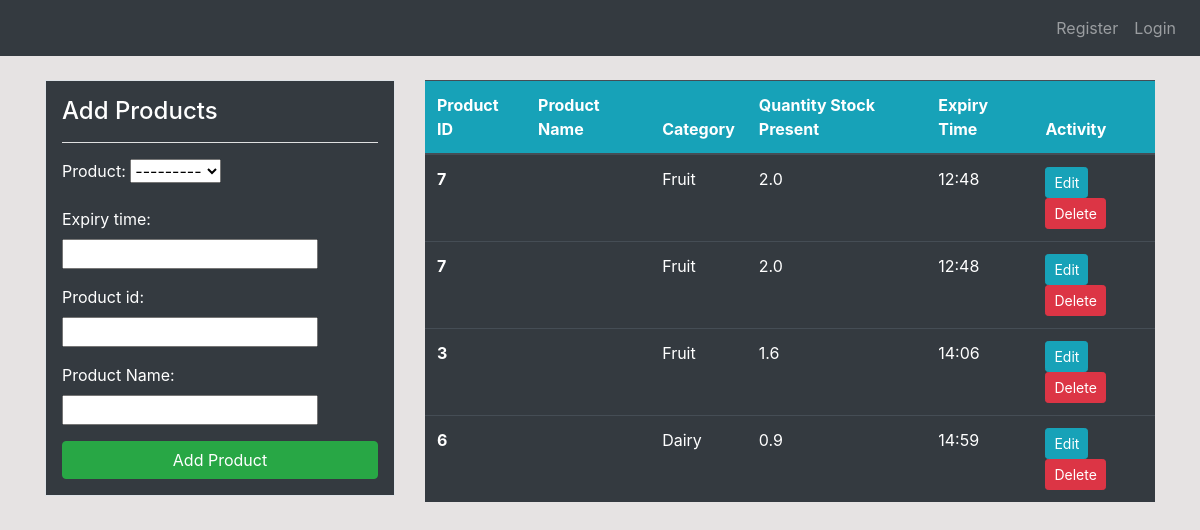
The app's page /expiry/expiry-list/ with its own data.
### dashboard/models.py (models this page shows, shortened)
class Product(models.Model):
    product_id = models.CharField(max_length=30,null=True)
    product_name = models.CharField(max_length=30,null=True)
    category= models.CharField(max_length=30,choices=CATEGORY,null=True)
    quantity=models.FloatField(validators=[MinValueValidator(0.25), MaxValueValidator(400.0)],null=True)
    def __str__(self) :
        return self.product_name

class Order(models.Model):
    product = models.ForeignKey(Product,on_delete=models.CASCADE,null=True)
    sold_quantity=models.FloatField(validators=[MinValueValidator(0.25), MaxValueValidator(20.0)],null=True)
    price=models.FloatField(validators=[MinValueValidator(0.25), MaxValueValidator(400.0)],null=True)
    sales=models.PositiveIntegerField(default=0,editable=False)
    date=models.DateTimeField(auto_now_add=True)

### expiry/models.py (models this page shows, shortened)
class ExpiryItem(models.Model):
    product = models.ForeignKey(Product,on_delete=models.CASCADE,null=True)
    expiry_time = models.TimeField()
    class Meta:
        app_label = 'expiry'
        ordering = ['expiry_time']
    def current_quantity(self):
        orders = Order.objects.filter(product=self.product)
        total_ordered = sum(order.sold_quantity for order in orders)
        return self.product.quantity - total_ordered

### expiry/views.py (the view, shortened to what this page needs)
# urls.py: path('expiry-list/', ExpiryListView.as_view(), name='expiry_list'),
class ExpiryListView(View):
    template_name = 'expiry/expiry_list.html'
    def get(self, request, *args, **kwargs):
        expiring_items = ExpiryItem.objects.filter(expiry_time__gte=timezone.now().time()).order_by('expiry_time')
        form = ExpiryItemForm()
        return render(request, self.template_name, {'expiring_items': expiring_items, 'form': form})

### expiry/forms.py
class ExpiryItemForm(forms.ModelForm):
    product_id = forms.IntegerField()
    class Meta:
        model = ExpiryItem
        fields = ['product','expiry_time']
    widgets = {
        'expiry_time': forms.TimeInput(format='%H:%M', attrs={'type': 'time'}),
    }
    def __init__(self, *args, **kwargs):
        super().__init__(*args, **kwargs)
        self.fields['product_name'] = forms.CharField(
            label='Product Name',
            max_length=255,
            required=True,
            initial=self.instance.product.product_name if self.instance.product else ''
        )

### templates/expiry/expiry_list.html (shortened to what this page needs)
{% extends 'partials/base.html' %}
{% block content %}
<div class="container">
    <div class="row my-4">
        <div class="col-md-4">
            <div class="border bg-dark text-white p-3">
                <h4>Add Products</h4>
                <hr class="bg-light">
                <form method="post" action="{% url 'expiry_list' %}">
                    {{ form.as_p }}
                    <button class="btn btn-success btn-block" type="submit">Add Product</button>
                </form>
            </div>
        </div>
        <div class="col-md-8">
            <table class="table table-dark">
                <thead class="bg-info">
                    <tr class="text-white">
                        <th scope="col">Product ID</th>
                        <th scope="col">Product Name</th>
                        <th scope="col">Category</th>
                        <th scope="col">Quantity Stock Present</th>
                        <th scope="col">Expiry Time</th>
                        <th scope="col">Activity</th>
                    </tr>
                </thead>
                <tbody>
                    {% for item in expiring_items %}
                        <tr>
                            <th scope="row">{{ item.product_id }}</th>
                            <td>{{ item.product.name }}</td>
                            <td>{{ item.product.category }}</td>
                            <td>{{ item.current_quantity }}</td>
                            <td>{{ item.expiry_time|time:"H:i" }}</td>
                            <td>
                                <a class="btn btn-info btn-sm" href="{% url 'edit_item' item.id %}">Edit</a>
                                <a class="btn btn-danger btn-sm" href="{% url 'delete_item' item.id %}">Delete</a>
                            </td>
                        </tr>
                    {% endfor %}
                </tbody>
            </table>
        </div>
    </div>
</div>
{% endblock %}

### templates/partials/base.html (shortened to what this page needs)
{%load static%}
<!doctype html>
<html lang="en">
  <head>
    <link rel="stylesheet" href="https://cdn.jsdelivr.net/npm/bootstrap@4.4.1/dist/css/bootstrap.min.css">
     <link rel="stylesheet" href= "{% static '/style.css' %}">
  </head>
  <body>
    {% include 'partials/nav.html' %}
    {% block content %}
    {% endblock %}
  </body>
</html>

### templates/partials/nav.html (shortened to what this page needs)
<nav class="navbar navbar-expand-lg navbar-dark bg-dark">
    {% if user.is_authenticated %}
    <div class="container-fluid">
        <a class="navbar-brand" href="{%url 'dashboard-index'%}">Perishable Management</a>
        <button class="navbar-toggler" type="button" data-bs-toggle="collapse" data-bs-target="#navbarNav" aria-controls="navbarNav" aria-expanded="false" aria-label="Toggle navigation">
            <span class="navbar-toggler-icon"></span>
        </button>
        <div class="collapse navbar-collapse" id="navbarNav">
            <ul class="navbar-nav me-auto">
                <li class="nav-item">
                    <a class="nav-link" href="{%url 'dashboard-index'%}">Dashboard</a>
                </li>
                <li class="nav-item">
                    <a class="nav-link" href="{% url 'expiry_list' %}">Expiry Tracking</a>
                </li>
                <li class="nav-item">
                    <a class="nav-link" href="/prediction">Prediction</a>
                </li>
                <li class="nav-item">
                    <a class="nav-link" href="{% url 'notifications' %}">Notifications</a>
                </li>
            </ul>
            <ul class="navbar-nav ml-auto">
                <li class="nav-item">
                    <a class="nav-link" href="{% url 'admin:index' %}">User view</a>
                </li>
                <li class="nav-item">
                    <a class="nav-link" href="{% url 'user-logout' %}">Logout</a>
                </li>
            </ul>
            {% else %}
            <ul class="navbar-nav ml-auto">
                <li class="nav-item">
                    <a class="nav-link" href="{% url 'user-register' %}">Register</a>
                </li>
                <li class="nav-item">
                    <a class="nav-link" href="{% url 'user-login' %}">Login</a>
                </li>
            </ul>
            {% endif %}
</nav>

### static/style.css (style rules this page uses)
body { background: rgb(230, 227, 227); }

### records on screen
Product: product "---------"
ExpiryItem: product_id "7", product.category "Fruit", current_quantity "2.0", expiry_time "12:48"
ExpiryItem: product_id "7", product.category "Fruit", current_quantity "2.0", expiry_time "12:48"
ExpiryItem: product_id "3", product.category "Fruit", current_quantity "1.6", expiry_time "14:06"
ExpiryItem: product_id "6", product.category "Dairy", current_quantity "0.9", expiry_time "14:59"
